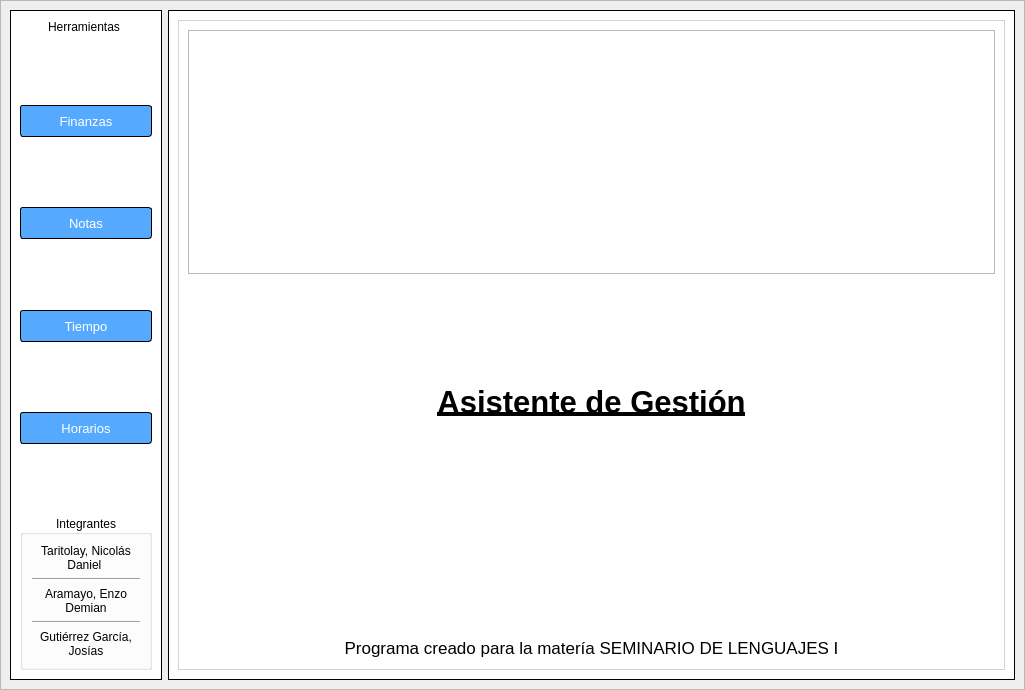
<?xml version="1.0" encoding="UTF-8"?>
<ui version="4.0">
 <class>MainWindow</class>
 <widget class="QMainWindow" name="MainWindow">
  <property name="geometry">
   <rect>
    <x>0</x>
    <y>0</y>
    <width>1025</width>
    <height>690</height>
   </rect>
  </property>
  <property name="windowTitle">
   <string>Principal</string>
  </property>
  <widget class="QWidget" name="centralwidget">
   <layout class="QGridLayout" name="gridLayout_2">
    <property name="leftMargin">
     <number>0</number>
    </property>
    <property name="topMargin">
     <number>0</number>
    </property>
    <property name="rightMargin">
     <number>0</number>
    </property>
    <property name="bottomMargin">
     <number>0</number>
    </property>
    <property name="spacing">
     <number>0</number>
    </property>
    <item row="0" column="0">
     <widget class="QFrame" name="contenedorPrincipal">
      <property name="minimumSize">
       <size>
        <width>1025</width>
        <height>690</height>
       </size>
      </property>
      <property name="whatsThis">
       <string>&lt;html&gt;&lt;head/&gt;&lt;body&gt;&lt;p&gt;&lt;br/&gt;&lt;/p&gt;&lt;/body&gt;&lt;/html&gt;</string>
      </property>
      <property name="styleSheet">
       <string notr="true">
#contenedorPrincipal{
	background-image: url(imagenes/fondo.png);
}

#frameBotones{
	background-color:rgb(255, 255, 255);
	border: 1px solid black;
	max-width: 150px
}

#frameVentanas{
	background-color:rgb(255, 255, 255);
	border: 1px solid black;
}

#btnFinanzas,#btnNotas,#btnTiempo,#btnHorarios,#btnRecordatorios{
	color: rgb(255, 255, 255);
	font-size: 13px;
	background-color: rgb(85, 170, 255);
	border-radius: 3px;	
	height: 30px;
	border: 1px solid black;
}

#btnFinanzas:hover,#btnNotas:hover,#btnTiempo:hover,#btnHorarios:hover,#btnRecordatorios:hover{
	background-color: rgb(0, 85, 255);
}
</string>
      </property>
      <property name="frameShape">
       <enum>QFrame::StyledPanel</enum>
      </property>
      <property name="frameShadow">
       <enum>QFrame::Raised</enum>
      </property>
      <layout class="QHBoxLayout" name="horizontalLayout">
       <item>
        <widget class="QFrame" name="frameBotones">
         <property name="styleSheet">
          <string notr="true"/>
         </property>
         <property name="frameShape">
          <enum>QFrame::StyledPanel</enum>
         </property>
         <property name="frameShadow">
          <enum>QFrame::Raised</enum>
         </property>
         <layout class="QGridLayout" name="gridLayout">
          <item row="2" column="0">
           <widget class="QPushButton" name="btnFinanzas">
            <property name="text">
             <string>Finanzas</string>
            </property>
           </widget>
          </item>
          <item row="4" column="0">
           <widget class="QPushButton" name="btnNotas">
            <property name="text">
             <string>Notas</string>
            </property>
           </widget>
          </item>
          <item row="9" column="0">
           <spacer name="verticalSpacer">
            <property name="orientation">
             <enum>Qt::Vertical</enum>
            </property>
            <property name="sizeHint" stdset="0">
             <size>
              <width>20</width>
              <height>40</height>
             </size>
            </property>
           </spacer>
          </item>
          <item row="10" column="0">
           <widget class="QGroupBox" name="integrantes">
            <property name="title">
             <string>Integrantes</string>
            </property>
            <property name="alignment">
             <set>Qt::AlignCenter</set>
            </property>
            <layout class="QVBoxLayout" name="verticalLayout">
             <item>
              <widget class="QLabel" name="label">
               <property name="text">
                <string>Taritolay, Nicolás Daniel </string>
               </property>
               <property name="alignment">
                <set>Qt::AlignCenter</set>
               </property>
               <property name="wordWrap">
                <bool>true</bool>
               </property>
              </widget>
             </item>
             <item>
              <widget class="Line" name="line">
               <property name="orientation">
                <enum>Qt::Horizontal</enum>
               </property>
              </widget>
             </item>
             <item>
              <widget class="QLabel" name="label_2">
               <property name="text">
                <string>Aramayo, Enzo Demian</string>
               </property>
               <property name="alignment">
                <set>Qt::AlignCenter</set>
               </property>
               <property name="wordWrap">
                <bool>true</bool>
               </property>
              </widget>
             </item>
             <item>
              <widget class="Line" name="line_2">
               <property name="orientation">
                <enum>Qt::Horizontal</enum>
               </property>
              </widget>
             </item>
             <item>
              <widget class="QLabel" name="label_3">
               <property name="text">
                <string>Gutiérrez García, Josías</string>
               </property>
               <property name="alignment">
                <set>Qt::AlignCenter</set>
               </property>
               <property name="wordWrap">
                <bool>true</bool>
               </property>
              </widget>
             </item>
            </layout>
           </widget>
          </item>
          <item row="3" column="0">
           <spacer name="verticalSpacer_5">
            <property name="orientation">
             <enum>Qt::Vertical</enum>
            </property>
            <property name="sizeHint" stdset="0">
             <size>
              <width>20</width>
              <height>40</height>
             </size>
            </property>
           </spacer>
          </item>
          <item row="6" column="0">
           <widget class="QPushButton" name="btnTiempo">
            <property name="text">
             <string>Tiempo</string>
            </property>
           </widget>
          </item>
          <item row="0" column="0">
           <widget class="QLabel" name="herramientas_txt">
            <property name="styleSheet">
             <string notr="true">margin-left: 25%;</string>
            </property>
            <property name="text">
             <string>Herramientas</string>
            </property>
           </widget>
          </item>
          <item row="8" column="0">
           <widget class="QPushButton" name="btnHorarios">
            <property name="text">
             <string>Horarios</string>
            </property>
           </widget>
          </item>
          <item row="1" column="0">
           <spacer name="verticalSpacer_6">
            <property name="orientation">
             <enum>Qt::Vertical</enum>
            </property>
            <property name="sizeHint" stdset="0">
             <size>
              <width>20</width>
              <height>40</height>
             </size>
            </property>
           </spacer>
          </item>
          <item row="7" column="0">
           <spacer name="verticalSpacer_4">
            <property name="orientation">
             <enum>Qt::Vertical</enum>
            </property>
            <property name="sizeHint" stdset="0">
             <size>
              <width>20</width>
              <height>40</height>
             </size>
            </property>
           </spacer>
          </item>
          <item row="5" column="0">
           <spacer name="verticalSpacer_3">
            <property name="orientation">
             <enum>Qt::Vertical</enum>
            </property>
            <property name="sizeHint" stdset="0">
             <size>
              <width>20</width>
              <height>40</height>
             </size>
            </property>
           </spacer>
          </item>
         </layout>
        </widget>
       </item>
       <item>
        <widget class="QFrame" name="frameVentanas">
         <property name="styleSheet">
          <string notr="true">#frameVentanas{
	background-image: url(imagenes/frame.png);
	background-repeat: no-repeat;
    background-position: center;
}</string>
         </property>
         <property name="frameShape">
          <enum>QFrame::StyledPanel</enum>
         </property>
         <property name="frameShadow">
          <enum>QFrame::Raised</enum>
         </property>
         <layout class="QGridLayout" name="gridLayout_3">
          <item row="1" column="0">
           <widget class="QFrame" name="frame">
            <property name="styleSheet">
             <string notr="true">#frame{
	background-color: rgb(255, 255, 255);
	border: 1px solid lightgray;
}</string>
            </property>
            <property name="frameShape">
             <enum>QFrame::StyledPanel</enum>
            </property>
            <property name="frameShadow">
             <enum>QFrame::Raised</enum>
            </property>
            <layout class="QVBoxLayout" name="verticalLayout_2">
             <item>
              <widget class="QFrame" name="frame_2">
               <property name="autoFillBackground">
                <bool>false</bool>
               </property>
               <property name="styleSheet">
                <string notr="true">background-image: url(imagenes/logoFacultad.png);
background-repeat: no-repeat;
background-position: center;</string>
               </property>
               <property name="frameShape">
                <enum>QFrame::StyledPanel</enum>
               </property>
               <property name="frameShadow">
                <enum>QFrame::Raised</enum>
               </property>
              </widget>
             </item>
             <item>
              <widget class="QLabel" name="label_6">
               <property name="font">
                <font>
                 <pointsize>23</pointsize>
                 <bold>true</bold>
                 <underline>true</underline>
                </font>
               </property>
               <property name="styleSheet">
                <string notr="true"/>
               </property>
               <property name="text">
                <string>Asistente de Gestión</string>
               </property>
               <property name="alignment">
                <set>Qt::AlignCenter</set>
               </property>
              </widget>
             </item>
             <item>
              <widget class="QLabel" name="label_5">
               <property name="styleSheet">
                <string notr="true">max-height: 100px;</string>
               </property>
               <property name="text">
                <string/>
               </property>
              </widget>
             </item>
             <item>
              <widget class="QLabel" name="label_4">
               <property name="font">
                <font>
                 <pointsize>13</pointsize>
                </font>
               </property>
               <property name="styleSheet">
                <string notr="true">max-height: 25px;</string>
               </property>
               <property name="text">
                <string>Programa creado para la matería SEMINARIO DE LENGUAJES I</string>
               </property>
               <property name="textFormat">
                <enum>Qt::AutoText</enum>
               </property>
               <property name="alignment">
                <set>Qt::AlignCenter</set>
               </property>
              </widget>
             </item>
            </layout>
           </widget>
          </item>
         </layout>
        </widget>
       </item>
      </layout>
     </widget>
    </item>
   </layout>
  </widget>
 </widget>
 <resources/>
 <connections/>
</ui>
